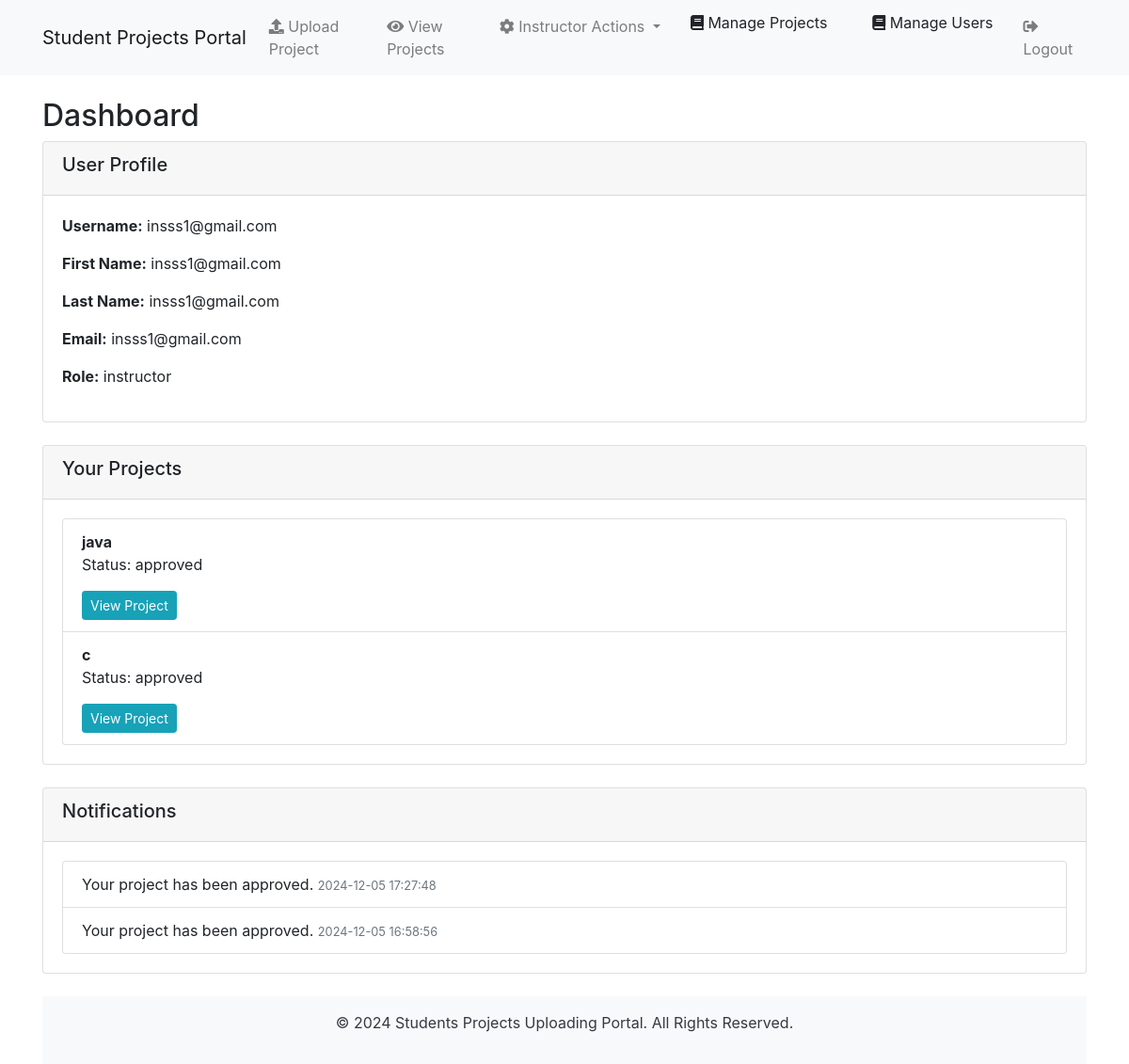
Screenshot of /dashboard.php (signed in) with the database file from the repository.
### tables this page shows
CREATE TABLE `users` (
  `user_id` int(11) NOT NULL,
  `username` varchar(50) NOT NULL,
  `user_password` varchar(255) NOT NULL,
  `user_firstname` varchar(50) NOT NULL,
  `user_lastname` varchar(50) NOT NULL,
  `user_email` varchar(100) NOT NULL,
  `user_role` enum('student','instructor') NOT NULL,
  `user_image` varchar(255) DEFAULT 'default.jpg',
  `created_at` datetime DEFAULT current_timestamp()
);

CREATE TABLE `projects` (
  `project_id` int(11) NOT NULL,
  `user_id` int(11) NOT NULL,
  `project_title` varchar(255) NOT NULL,
  `project_file` varchar(255) NOT NULL,
  `upload_date` datetime DEFAULT current_timestamp(),
  `status` enum('pending','approved','rejected') DEFAULT 'pending',
  `project_description` text DEFAULT NULL,
  `submitted_by` int(11) DEFAULT NULL
);

CREATE TABLE `notifications` (
  `notification_id` int(11) NOT NULL,
  `user_id` int(11) NOT NULL,
  `message` text NOT NULL,
  `is_read` tinyint(4) DEFAULT 0,
  `created_at` datetime DEFAULT current_timestamp()
);

### dashboard.php (the view, shortened to what this page needs)
<?php
include './includes/db.php';
$userId = $_SESSION['user_id'];
$sql = "SELECT * FROM users WHERE user_id = $userId";
$userResult = mysqli_query($conn, $sql);
$user = mysqli_fetch_assoc($userResult);
$projectsSql = "SELECT * FROM projects WHERE user_id = $userId";
$projectsResult = mysqli_query($conn, $projectsSql);
$notificationsSql = "SELECT * FROM notifications WHERE user_id = $userId ORDER BY created_at DESC";
$notificationsResult = mysqli_query($conn, $notificationsSql);
?>
<?php include './includes/header.php'; ?>
<h2>Dashboard</h2>
<div class="card mb-4">
    <div class="card-header">
        <h5>User Profile</h5>
    </div>
    <div class="card-body">
        <p><strong>Username:</strong> <?php echo htmlspecialchars($user['username']); ?></p>
        <p><strong>First Name:</strong> <?php echo htmlspecialchars($user['user_firstname']); ?></p>
        <p><strong>Last Name:</strong> <?php echo htmlspecialchars($user['user_lastname']); ?></p>
        <p><strong>Email:</strong> <?php echo htmlspecialchars($user['user_email']); ?></p>
        <p><strong>Role:</strong> <?php echo htmlspecialchars($user['user_role']); ?></p>
    </div>
</div>
<div class="card mb-4">
    <div class="card-header">
        <h5>Your Projects</h5>
    </div>
    <div class="card-body">
        <?php if (mysqli_num_rows($projectsResult) > 0): ?>
            <ul class="list-group">
                <?php while ($project = mysqli_fetch_assoc($projectsResult)): ?>
                    <li class="list-group-item">
                        <strong><?php echo htmlspecialchars($project['project_title']); ?></strong>
                        <p>Status: <?php echo htmlspecialchars($project['status']); ?></p>
                        <a href="view_project.php?id=<?php echo $project['project_id']; ?>" class="btn btn-info btn-sm">View Project</a>
                    </li>
                <?php endwhile; ?>
            </ul>
        <?php else: ?>
            <p>You have no projects assigned.</p>
        <?php endif; ?>
    </div>
</div>
<div class="card mb-4">
    <div class="card-header">
        <h5>Notifications</h5>
    </div>
    <div class="card-body">
        <?php if (mysqli_num_rows($notificationsResult) > 0): ?>
            <ul class="list-group">
                <?php while ($notification = mysqli_fetch_assoc($notificationsResult)): ?>
                    <li class="list-group-item">
                        <?php echo htmlspecialchars($notification['message']); ?>
                        <small class="text-muted"><?php echo htmlspecialchars($notification['created_at']); ?></small>
                    </li>
                <?php endwhile; ?>
            </ul>
        <?php else: ?>
            <p>No new notifications.</p>
        <?php endif; ?>
    </div>
</div>
<?php include './includes/footer.php'; ?>

### includes/header.php (shortened to what this page needs)
<!DOCTYPE html>
<html lang="en">
<head>
    <link rel="stylesheet" href="https://stackpath.bootstrapcdn.com/bootstrap/4.5.2/css/bootstrap.min.css">
    <link rel="stylesheet" href="https://cdnjs.cloudflare.com/ajax/libs/font-awesome/5.15.3/css/all.min.css">
</head>
<body>
<nav class="navbar navbar-expand-lg navbar-light bg-light ">
    <div class="container">
        <a class="navbar-brand" href="index.php">Student Projects Portal</a>
        <div class="collapse navbar-collapse" id="navbarNav">
            <ul class="navbar-nav mr-auto">
                <li class="nav-item">
                    <a class="nav-link" href="upload.php"><i class="fas fa-upload"></i> Upload Project</a>
                </li>
                <li class="nav-item">
                    <a class="nav-link" href="view_projects.php"><i class="fas fa-eye"></i> View Projects</a>
                </li>
                <?php if (isset($_SESSION['user_role'])): ?>
                    <?php if ($_SESSION['user_role'] === 'instructor'): ?>
                        <li class="nav-item dropdown">
                            <a class="nav-link dropdown-toggle" href="#" id="instructorDropdown" role="button" data-toggle="dropdown" aria-haspopup="true" aria-expanded="false">
                                <i class="fas fa-cog"></i> Instructor Actions
                            </a>
                        </li>
                        <li class="nav-item">
                        <a class="dropdown-item" href="manage_projects.php">  <i class="fas fa-book"></i>  Manage Projects</a>
                        </li>   <li class="nav-item">
                        <a class="dropdown-item" href="manage_users.php">  <i class="fas fa-book"></i>  Manage Users</a>
                        </li>
                    <?php elseif ($_SESSION['user_role'] === 'student'): ?>
                        <li class="nav-item">
                            <a class="nav-link" href="dashboard.php"><i class="fas fa-book"></i> Student Resources</a>
                        </li>
                    <?php endif; ?>
                <?php else: ?>
                    <li class="nav-item">
                        <a class="nav-link" href="login.php"><i class="fas fa-sign-in-alt"></i> Login</a>
                    </li>
                <?php endif; ?>
                <li class="nav-item">
                    <a class="nav-link" href="logout.php"><i class="fas fa-sign-out-alt"></i> Logout</a>
                </li>
            </ul>
        </div>
    </div>
</nav>
 <div class="container mt-4">

### includes/footer.php (shortened to what this page needs)
<footer class="footer bg-light text-dark text-center py-3">
    <div class="container">
        <div class="row">
            <div class="col-lg-12">
                <p class="mb-0">&copy; <?php echo date("Y"); ?> Students Projects Uploading Portal. All Rights Reserved.</p>
            </div>
        </div>
    </div>
</footer>
</body>
</html>

### includes/footer.php (style rules this page uses)
.footer { position: relative; bottom: 0; width: 100%; }

### rows the page displays
users: username "insss1@gmail.com", user_firstname "insss1@gmail.com", user_lastname "insss1@gmail.com", user_email "insss1@gmail.com", user_role "instructor"
projects: project_title "java", status "approved"
projects: project_title "c", status "approved"
notifications: message "Your project has been approved.", created_at "2024-12-05 17:27:48"
notifications: message "Your project has been approved.", created_at "2024-12-05 16:58:56"
